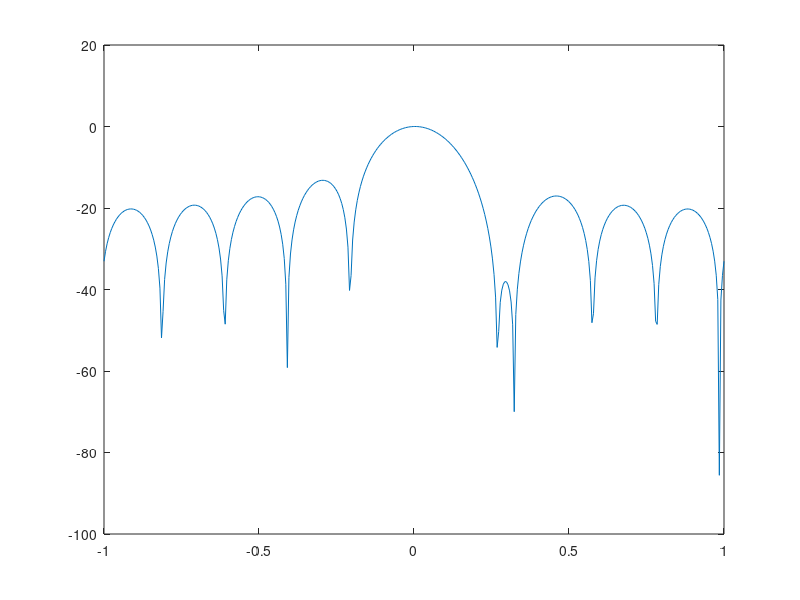

MATLAB code to generate this figure: (Note: this script raises an error after producing the figure.)
% Exercice 4: Beampattern of MVDR Beamformer

close all; clc; clear all;

% The number of sensors
N = 10;

% Wavelengh
lambda = 10e-9;

% Sensor spacing
d = lambda/2;

% Resolution in x axis
R = 400;

% u-space
u_max = 1;
u = linspace(-u_max, u_max, R)';
[u_mat, n_mat] = meshgrid(u, 0:N-1);

% Array manifold vector
v = exp(1j.*n_mat.*(2*pi*d/lambda).*u_mat);

% Steering direction
u0 = 0;

% Interferers
u1 = 0.27;
u2 = 0.004;

v0 = exp(1j*2*pi*d/lambda*(0:N-1)'*u0);
v1 = exp(1j*2*pi*d/lambda*(0:N-1)'*u1);
v2 = exp(1j*2*pi*d/lambda*(0:N-1)'*u2);

% Interference-to-noise ratio (INR)
inr = 70;

% Definition of the covariance
sigma_1 = sqrt(db2mag(inr));
sigma_w = 1;

% Noise covariance matrix
S = sigma_w^2*eye(N) + sigma_1^2*(v1*v1');

% Weight of the MVDR beamformer
w0 = (S^(-1) * v0) / (v0' * S^(-1) * v0);

% Powerpattern
B = v' * w0;

figure();
plot(u, mag2db(abs(B)));
xline(0.3,'--r','u1 = 0.3', 'LabelOrientation', 'horizontal', 'LineWidth', 1);
title("MVDR beamformer for u1 = 0.3");
xlabel("u");
ylabel("B_u");
ylim([-40, 0]);
grid on;


% Noise covariance matrix
S = sigma_w^2*eye(N) + sigma_1^2*(v2*v2');

% Weight of the MVDR beamformer
w0 = (S^(-1) * v0) / (v0' * S^(-1) * v0);

% Powerpattern
B = v' * w0;

figure();
plot(u, mag2db(abs(B)));
xline(0.004,'--r','u1 = 0.004', 'LabelOrientation', 'horizontal', 'LineWidth', 1);
title("MVDR beamformer for u1 = 0.004");
xlabel("u");
ylabel("B_u");
ylim([max(mag2db(abs(B)))-40, max(mag2db(abs(B)))]);
grid on;


